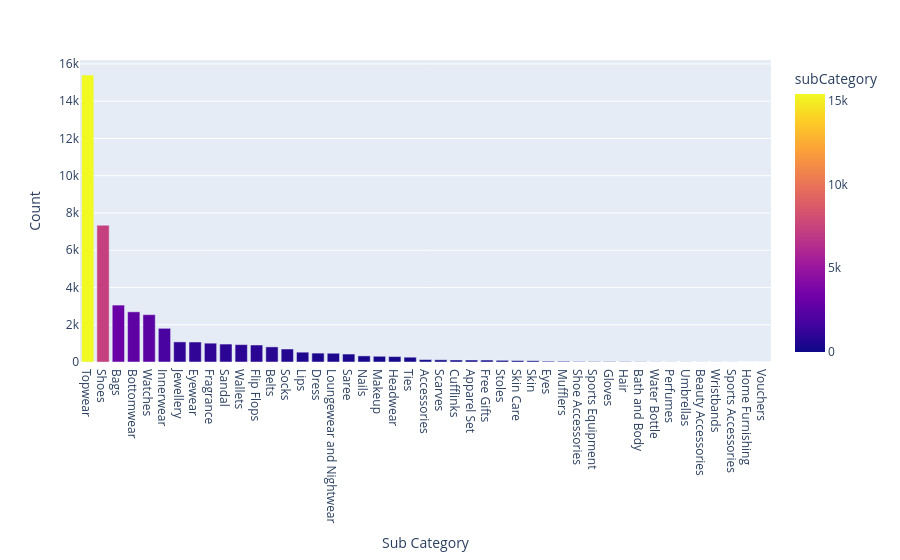

This figure's notebook cell:
### Code cell
fig = px.bar(subcount, x=subcount.index, y=subcount.values,color='subCategory',labels={'index':'Sub Category',
                                                                              'y':'Count'})
fig.show()

### Figure 1 — Plotly figure (JSON) as saved in the notebook; plotly's stock layout.template omitted (floating-point values rounded to 4 significant figures)
{"data": [{"alignmentgroup": "True", "hovertemplate": "Sub Category=%{x}<br>Count=%{y}<br>subCategory=%{marker.color}<extra></extra>", "legendgroup": "", "marker": {"color": [15402, 7343, 3055, 2694, 2542, 1808, 1079, 1073, 1011, 963, 933, 913, 811, 698, 527, 478, 470, 427, 329, 307, 293, 258, 129, 118, 108, 106, 104, 90, 77, 69, 43, 38, 24, 21, 20, 19, 12, 7, 6, 6, 4, 4, 3, 1, 1], "coloraxis": "coloraxis", "pattern": {"shape": ""}}, "name": "", "offsetgroup": "", "orientation": "v", "showlegend": false, "textposition": "auto", "x": ["Topwear", "Shoes", "Bags", "Bottomwear", "Watches", "Innerwear", "Jewellery", "Eyewear", "Fragrance", "Sandal", "Wallets", "Flip Flops", "Belts", "Socks", "Lips", "Dress", "Loungewear and Nightwear", "Saree", "Nails", "Makeup", "Headwear", "Ties", "Accessories", "Scarves", "Cufflinks", "Apparel Set", "Free Gifts", "Stoles", "Skin Care", "Skin", "Eyes", "Mufflers", "Shoe Accessories", "Sports Equipment", "Gloves", "Hair", "Bath and Body", "Water Bottle", "Perfumes", "Umbrellas", "Beauty Accessories", "Wristbands", "Sports Accessories", "Home Furnishing", "Vouchers"], "xaxis": "x", "y": [15402, 7343, 3055, 2694, 2542, 1808, 1079, 1073, 1011, 963, 933, 913, 811, 698, 527, 478, 470, 427, 329, 307, 293, 258, 129, 118, 108, 106, 104, 90, 77, 69, 43, 38, 24, 21, 20, 19, 12, 7, 6, 6, 4, 4, 3, 1, 1], "yaxis": "y", "type": "bar"}], "layout": {"xaxis": {"anchor": "y", "domain": [0, 1], "title": {"text": "Sub Category"}, "type": "category", "range": [-0.5, 44.5], "autorange": true}, "yaxis": {"anchor": "x", "domain": [0, 1], "title": {"text": "Count"}, "type": "linear", "range": [0, 16210.0], "autorange": true}, "coloraxis": {"colorbar": {"title": {"text": "subCategory"}}, "colorscale": [[0, "#0d0887"], [0.1111, "#46039f"], [0.2222, "#7201a8"], [0.3333, "#9c179e"], [0.4444, "#bd3786"], [0.5556, "#d8576b"], [0.6667, "#ed7953"], [0.7778, "#fb9f3a"], [0.8889, "#fdca26"], [1, "#f0f921"]]}, "legend": {"tracegroupgap": 0}, "margin": {"t": 60}, "barmode": "relative", "autosize": true}}
